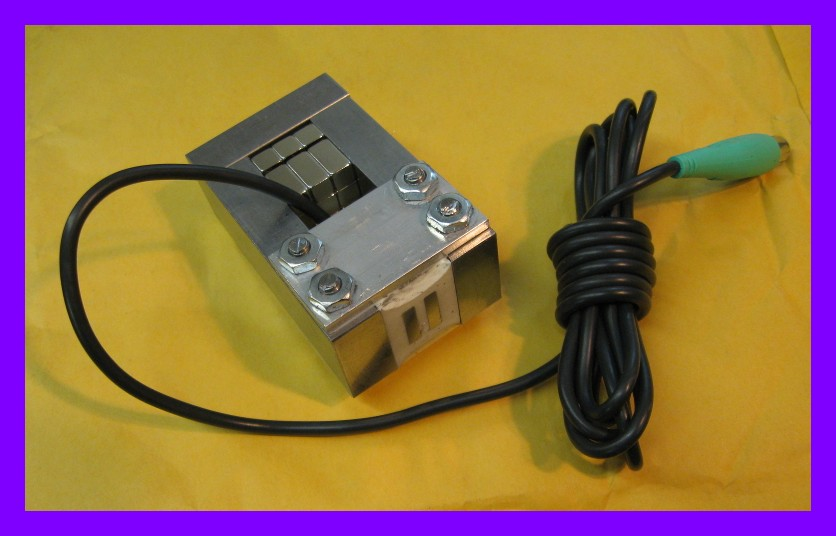
%> input picture MIMT/examples/cropborderex1.jpg, 836 x 536 px
$ octave --eval "result = correctHotPixels(rgb2gray(imread('../MIMT/examples/cropborderex1.jpg')));"   (GNU Octave 9; MATLAB toolbox functions it lacks are replaced by stand-ins)
%> lines starting %> are read from the running program, lines starting %| are printed output that depends on the picture; in (x1, y1, x2, y2) boxes, pixels count from 0 and x2, y2 are one past the last pixel; in counts of white or black regions, pixels touching at a corner belong together; the program's own positions count from 1
function [correctedImg, hotPixelMask, coldPixelMask] = correctHotPixels(img, varargin)
% CORRECTHOTPIXELS 使用选择性中值滤波校正灰度显微镜图像中的热像素和冷像素
%
% [correctedImg, hotPixelMask, coldPixelMask] = correctHotPixels(img)
% 使用默认参数校正输入灰度图像中的热像素和冷像素
%
% [correctedImg, hotPixelMask, coldPixelMask] = correctHotPixels(img, 'ParameterName', ParameterValue, ...)
% 允许自定义像素校正过程的参数
%
% 输入参数:
% img - 输入灰度图像 (2D矩阵)
%
% 可选参数:
% 'zScore' - 检测阈值 (默认: 3.0)
%
% 'DetectCold' - 是否检测冷像素 (默认: true)
%               设为false时只检测热像素
%
% 'WinSize' - 滤波的局部邻域大小 (默认: [3 3])
%            可以是单个奇数 (如 3) 表示方形窗口，或
%            奇数值的向量 [行数 列数] (如 [3 3], [5 5])
%
% 'MaxSize' - 异常像素簇的最大大小 (默认: 1)
%            更大的连通组件不被视为异常像素
%
% 输出:
% correctedImg - 校正异常像素后的图像
% hotPixelMask - 显示检测到的热像素的二值掩码
% coldPixelMask - 显示检测到的冷像素的二值掩码
%
% ========== 第一部分：输入参数解析 ==========
% 创建输入参数解析器，用于处理函数的输入参数
p = inputParser;

% 添加必需参数：输入图像必须是数值类型
addRequired(p, 'img', @isnumeric);

% 添加可选参数：z分数阈值，默认为3.0
addParameter(p, 'zScore', 3.0, @(x) isnumeric(x) && x > 0);

% 添加可选参数：是否检测冷像素，默认为true
addParameter(p, 'DetectCold', true, @islogical);

% 添加可选参数：窗口大小，支持两种格式
addParameter(p, 'WinSize', [3 3], @(x) isnumeric(x) && ...
    ((isscalar(x) && mod(x,2)==1) || ... % 单个奇数
     (numel(x)==2 && all(mod(x,2)==1)))); % 两个奇数

% 添加可选参数：异常像素簇的最大大小，默认为1（只处理孤立像素）
addParameter(p, 'MaxSize', 1, @(x) isnumeric(x) && x > 0);

% 解析输入参数
parse(p, img, varargin{:});

% ========== 第二部分：参数提取和预处理 ==========
% 从解析器中提取参数值
zScore = p.Results.zScore;
hotThreshold = zScore;      % 热像素阈值（正数）
coldThreshold = -zScore;    % 冷像素阈值（负数）
detectCold = p.Results.DetectCold;          % 是否检测冷像素
windowSize = p.Results.WinSize;             % 窗口大小
maxSize = p.Results.MaxSize;                % 最大簇大小

% 如果窗口大小是标量，转换为[n n]格式（方形窗口）
if isscalar(windowSize)
    windowSize = [windowSize windowSize];
end

% 保存原始数据类型，并转换为double类型进行处理
originalClass = class(img);
%> originalClass = 'uint8'
imgDouble = double(img);
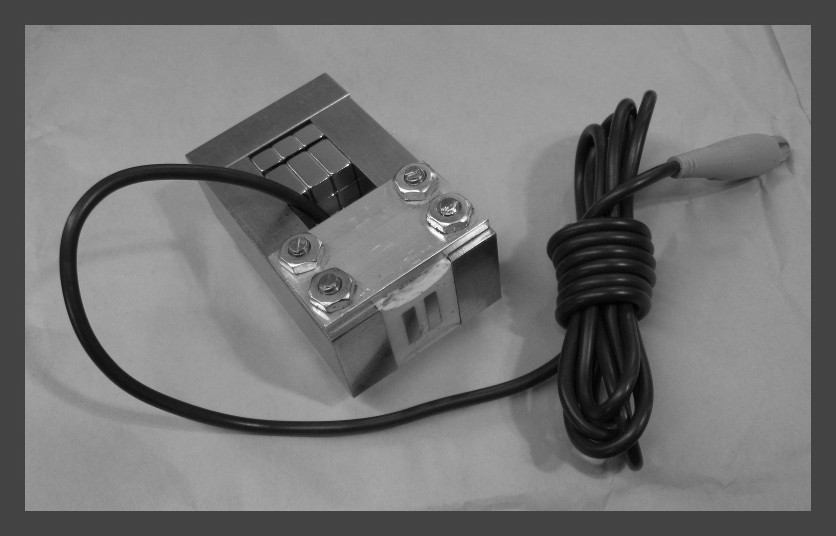
%> imgDouble: size 536x836 double; min 0, max 255, mean 116.2

% ========== 第三部分：异常像素检测算法 ==========
% 计算局部统计量：

% 1. 计算局部均值：使用平均滤波器计算每个像素邻域的平均值
%    'replicate'边界处理方式：边界外的像素值通过复制边界像素值获得
localMean = imfilter(imgDouble, fspecial('average', windowSize), 'replicate');

% 2. 计算局部标准差：使用标准差滤波器计算每个像素邻域的标准差
%    ones(windowSize)创建一个全1的窗口用于标准差计算
localStd = stdfilt(imgDouble, ones(windowSize));
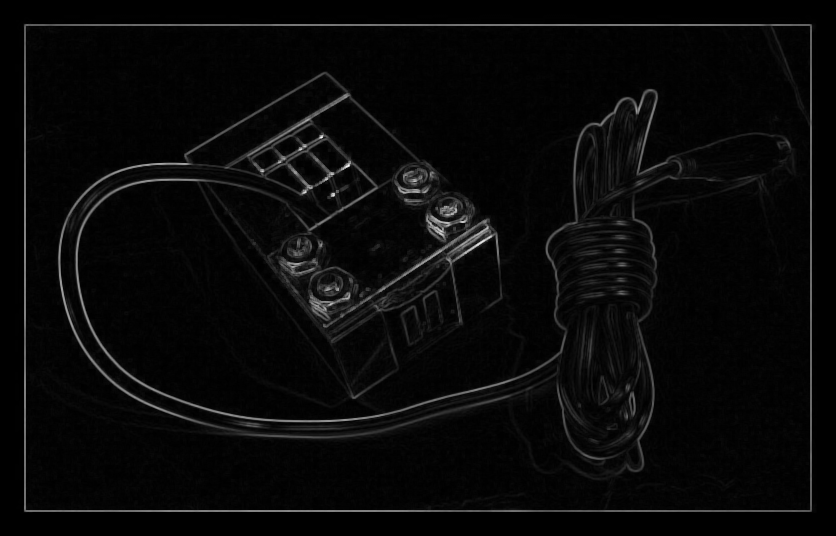
%> localStd: size 536x836 double; min 0, max 90.85, mean 3.2; drawn with min black and max white

% 3. 计算z分数：衡量每个像素相对于其邻域的异常程度
%    z分数 = (像素值 - 局部均值) / 局部标准差
%    加eps防止除零错误
zScore = (imgDouble - localMean) ./ (localStd + eps);
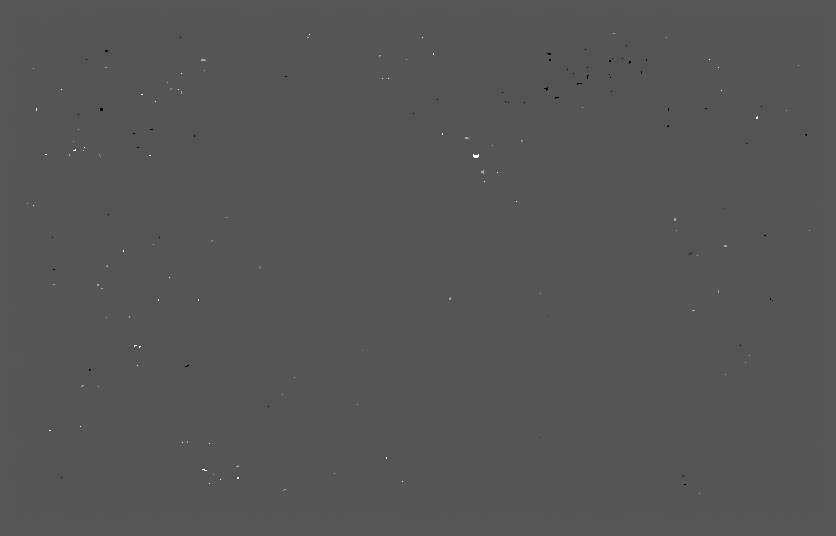
%> zScore: size 536x836 double; min -128, max 256, mean 0; drawn with min black and max white

% 4. 检测热像素：z分数超过正阈值的像素被标记为热像素
%    热像素特征：比邻域显著更亮
hotPixelMask = zScore > hotThreshold;
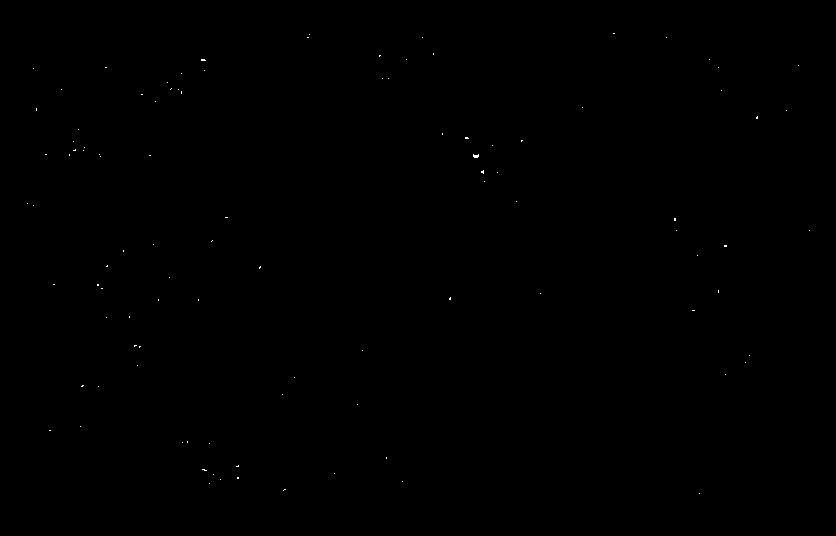
%> hotPixelMask: size 536x836 logical; 0.05% white in thin lines or dots, all inside (x1, y1, x2, y2) = (27, 33, 810, 494)

% 5. 检测冷像素：z分数低于负阈值的像素被标记为冷像素
%    冷像素特征：比邻域显著更暗
if detectCold
    coldPixelMask = zScore < coldThreshold;
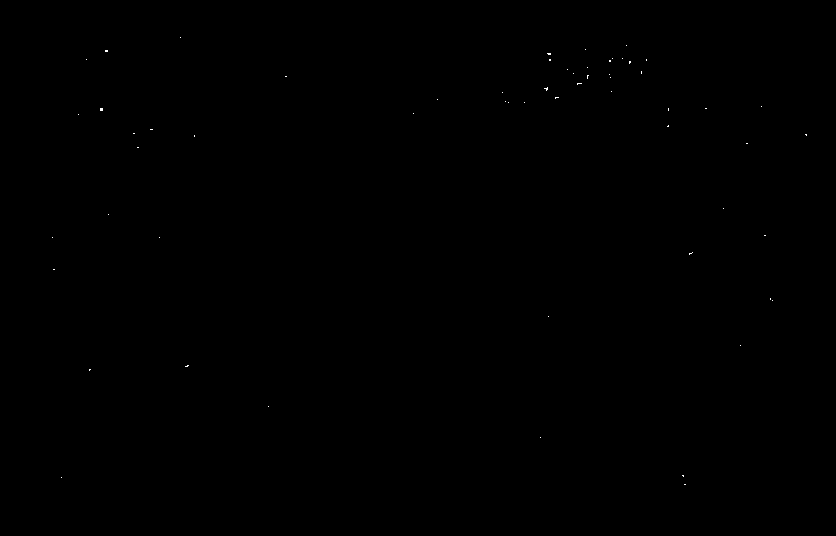
%> coldPixelMask: size 536x836 logical; 0.03% white in thin lines or dots, all inside (x1, y1, x2, y2) = (52, 37, 807, 485)
else
    coldPixelMask = false(size(img)); % 如果不检测冷像素，创建全false掩码
end

% ========== 第四部分：异常像素簇处理 ==========
% 只保留小的连通区域（孤立的异常像素）：
% bwareaopen(mask, n) 移除面积小于n的连通组件
% 逻辑：保留面积≥1 且 面积≤maxSize 的连通组件

% 处理热像素簇
hotPixelMask = bwareaopen(hotPixelMask, 1) & ~bwareaopen(hotPixelMask, maxSize + 1);
%> hotPixelMask: size 536x836 logical; 0.01% white in thin lines or dots, all inside (x1, y1, x2, y2) = (27, 34, 810, 494)

% 处理冷像素簇
if detectCold
    coldPixelMask = bwareaopen(coldPixelMask, 1) & ~bwareaopen(coldPixelMask, maxSize + 1);
%> coldPixelMask: size 536x836 logical; 0.01% white in thin lines or dots, all inside (x1, y1, x2, y2) = (52, 37, 773, 478)
end

% ========== 第五部分：异常像素校正 ==========
% 创建校正后图像的副本
correctedImg = imgDouble;

% 对整个图像应用中值滤波，但只在异常像素位置使用滤波结果
medFiltered = medfilt2(imgDouble, windowSize);

% 选择性替换：只有被标记为异常像素的位置才用中值滤波的结果替换
% 合并热像素和冷像素掩码
allDefectMask = hotPixelMask | coldPixelMask;
correctedImg(allDefectMask) = medFiltered(allDefectMask);

% ========== 第六部分：输出处理 ==========
% 将结果转换回原始数据类型（uint8, uint16等）
correctedImg = cast(correctedImg, originalClass);

end
